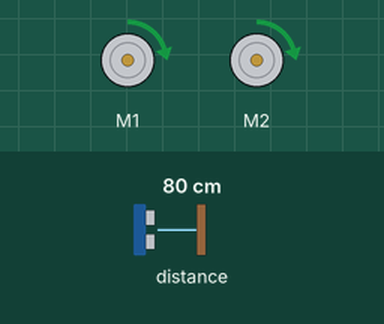
The program below on a simulated BBC micro:bit (MakeCode). Shown: 2 × DC motor (green arrow = forward, orange = backward, longer = faster). Inputs (shaded band) come from the test bench; at power-on: distance to the obstacle 80 cm.

Above: at 1.2 s.
1.3 s: distance to the obstacle set to 11 cm
2.8 s: distance to the obstacle set to 8 cm
At 4.3 s:
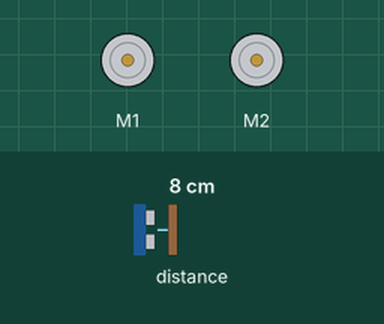
4.6 s: distance to the obstacle set to 18 cm
At 5.9 s:
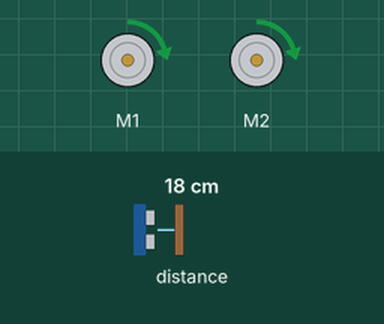
6.3 s: distance to the obstacle set to 2 cm
At 7.6 s:
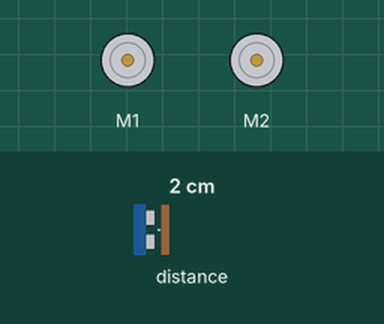
Timing chart, 0 to 9.1 s (numbered marks = the images above; inputs shaded):
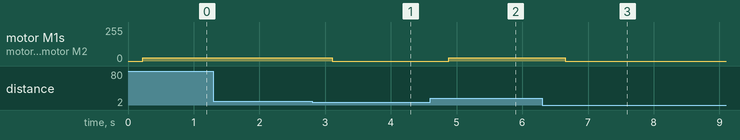

Measured:
- after the input at 1.3 s, every drawn part: stays the same
- after the input at 2.8 s, motor M1, motor M2: forward 25/255 → stopped after 0.31 s
- after the input at 4.6 s, motor M1, motor M2: stopped → forward 25/255 after 0.28 s
- after the input at 6.3 s, motor M1, motor M2: forward 25/255 → stopped after 0.36 s

The program:

main.ts
```typescript
let distancia = 0
basic.forever(function () {
    distancia = maqueen.Ultrasonic(PingUnit.Centimeters)
    basic.pause(200)
    if (distancia > 0 && distancia < 10) {
        maqueen.motorStop(maqueen.Motors.All)
    } else {
        maqueen.motorRun(maqueen.Motors.M1, maqueen.Dir.CW, 25)
        maqueen.motorRun(maqueen.Motors.M2, maqueen.Dir.CW, 25)
    }
})
```

test.ts
```typescript
// aquí va el archivo "tests"; esto no se compilará cuando este paquete se utilice como una extensión.
```
